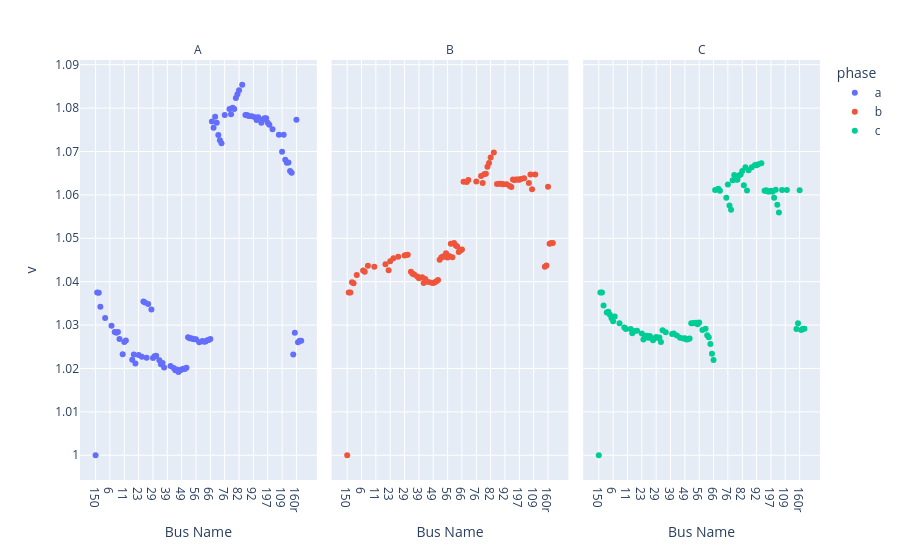
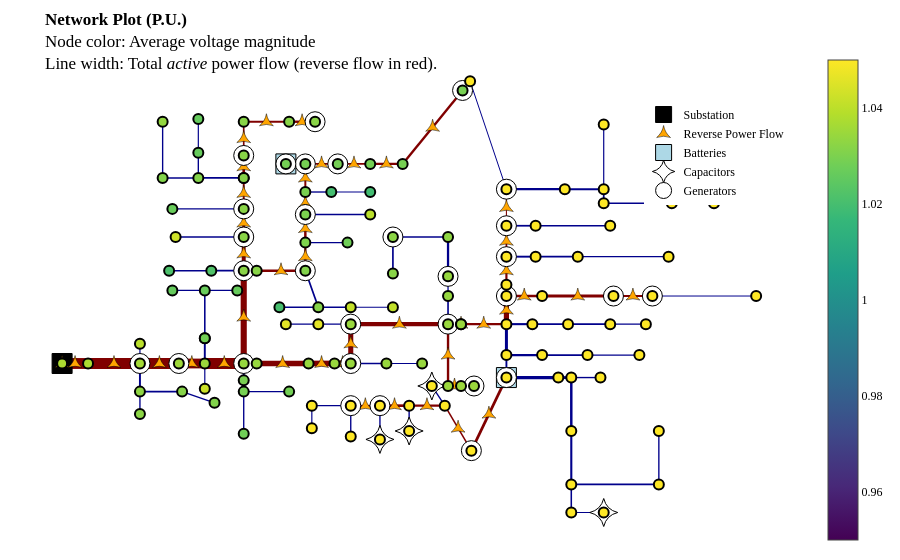
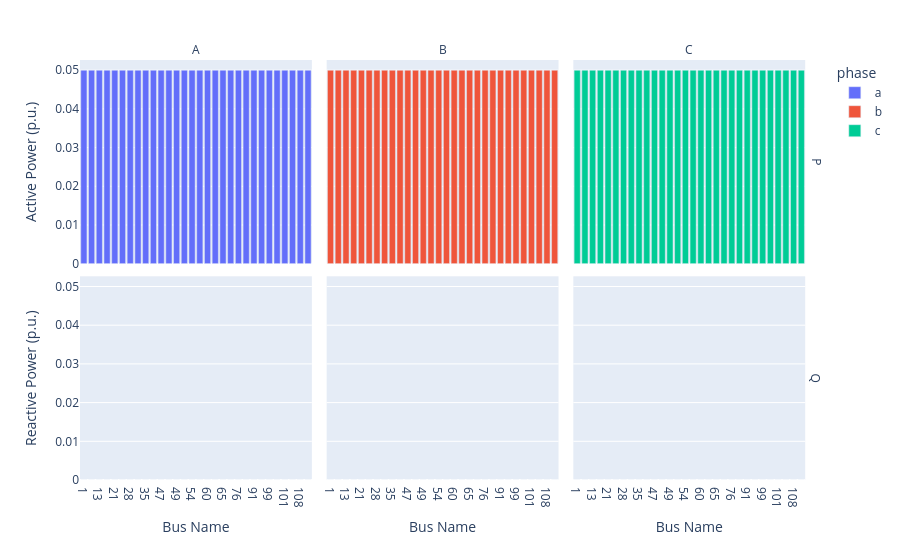

Notebook source saved alongside these figures, in order:
### Markdown cell above
### Now with high DGs in the network we run a baseline power flow

### Code cell
case = create_case(CASES_DIR / "csv" / "ieee123_30der", ignore_schedule=True)
case.modify(control_variable="", gen_mult = 5, v_max=2) # To make OPF work more hard
result = case.run_opf()
result.plot_voltages().show()
result.plot_network().show()
result.plot_gens().show()

### Figure 1 — Plotly figure (JSON) as saved in the notebook; plotly's stock layout.template omitted (floating-point values rounded to 4 significant figures; data arrays with more than 128 entries replaced by an {"elided": "..."} marker saying what was removed)
{"data": [{"hovertemplate": "phase=a<br>name=%{x}<br>v=%{y}<extra></extra>", "legendgroup": "a", "marker": {"color": "#636efa", "symbol": "circle"}, "mode": "markers", "name": "a", "orientation": "v", "showlegend": true, "type": "scatter", "x": {"elided": "130 str values"}, "xaxis": "x", "y": {"elided": "130 float values"}, "yaxis": "y"}, {"hovertemplate": "phase=b<br>name=%{x}<br>v=%{y}<extra></extra>", "legendgroup": "b", "marker": {"color": "#EF553B", "symbol": "circle"}, "mode": "markers", "name": "b", "orientation": "v", "showlegend": true, "type": "scatter", "x": {"elided": "130 str values"}, "xaxis": "x2", "y": {"elided": "130 float values"}, "yaxis": "y2"}, {"hovertemplate": "phase=c<br>name=%{x}<br>v=%{y}<extra></extra>", "legendgroup": "c", "marker": {"color": "#00cc96", "symbol": "circle"}, "mode": "markers", "name": "c", "orientation": "v", "showlegend": true, "type": "scatter", "x": {"elided": "130 str values"}, "xaxis": "x3", "y": {"elided": "130 float values"}, "yaxis": "y3"}], "layout": {"annotations": [{"font": {}, "showarrow": false, "text": "A", "x": 0.16, "xanchor": "center", "xref": "paper", "y": 1, "yanchor": "bottom", "yref": "paper"}, {"font": {}, "showarrow": false, "text": "B", "x": 0.5, "xanchor": "center", "xref": "paper", "y": 1, "yanchor": "bottom", "yref": "paper"}, {"font": {}, "showarrow": false, "text": "C", "x": 0.84, "xanchor": "center", "xref": "paper", "y": 1, "yanchor": "bottom", "yref": "paper"}], "legend": {"title": {"text": "phase"}, "tracegroupgap": 0}, "margin": {"t": 60}, "xaxis": {"anchor": "y", "domain": [0, 0.32], "title": {"text": "Bus Name"}}, "xaxis2": {"anchor": "y2", "domain": [0.34, 0.66], "matches": "x", "title": {"text": "Bus Name"}}, "xaxis3": {"anchor": "y3", "domain": [0.68, 1.0], "matches": "x", "title": {"text": "Bus Name"}}, "yaxis": {"anchor": "x", "domain": [0, 1], "title": {"text": "v"}}, "yaxis2": {"anchor": "x2", "domain": [0, 1], "matches": "y", "showticklabels": false}, "yaxis3": {"anchor": "x3", "domain": [0, 1], "matches": "y", "showticklabels": false}}}

### Figure 2 — Plotly figure (JSON) as saved in the notebook; plotly's stock layout.template omitted (floating-point values rounded to 4 significant figures; data arrays with more than 128 entries replaced by an {"elided": "..."} marker saying what was removed)
{"data": [{"hoverinfo": "none", "line": {"color": "maroon", "dash": "solid", "width": 10.88}, "mode": "lines", "showlegend": false, "type": "scatter", "x": [-0.8612, -0.8612], "y": [-0.2909, -0.2909]}, {"hoverinfo": "none", "line": {"color": "maroon", "dash": "solid", "width": 10.88}, "mode": "lines", "showlegend": false, "type": "scatter", "x": [-0.8612, -0.7916], "y": [-0.2909, -0.2909]}, {"hoverinfo": "none", "line": {"color": "maroon", "dash": "solid", "width": 10.88}, "mode": "lines", "showlegend": false, "type": "scatter", "x": [-0.7916, -0.6524], "y": [-0.2909, -0.2909]}, {"hoverinfo": "none", "line": {"color": "darkblue", "dash": "solid", "width": 1.184}, "mode": "lines", "showlegend": false, "type": "scatter", "x": [-0.6524, -0.6524], "y": [-0.2909, -0.2009]}, {"hoverinfo": "none", "line": {"color": "darkblue", "dash": "solid", "width": 1.945}, "mode": "lines", "showlegend": false, "type": "scatter", "x": [-0.6524, -0.6524], "y": [-0.2909, -0.4195]}, {"hoverinfo": "none", "line": {"color": "maroon", "dash": "solid", "width": 11}, "mode": "lines", "showlegend": false, "type": "scatter", "x": [-0.6524, -0.5481], "y": [-0.2909, -0.2909]}, {"hoverinfo": "none", "line": {"color": "darkblue", "dash": "solid", "width": 1.369}, "mode": "lines", "showlegend": false, "type": "scatter", "x": [-0.6524, -0.6524], "y": [-0.4195, -0.5224]}, {"hoverinfo": "none", "line": {"color": "darkblue", "dash": "solid", "width": 1.577}, "mode": "lines", "showlegend": false, "type": "scatter", "x": [-0.6524, -0.5394], "y": [-0.4195, -0.4195]}, {"hoverinfo": "none", "line": {"color": "darkblue", "dash": "solid", "width": 1.388}, "mode": "lines", "showlegend": false, "type": "scatter", "x": [-0.5394, -0.4524], "y": [-0.4195, -0.4709]}, {"hoverinfo": "none", "line": {"color": "maroon", "dash": "solid", "width": 9.802}, "mode": "lines", "showlegend": false, "type": "scatter", "x": [-0.5481, -0.4785], "y": [-0.2909, -0.2909]}, {"hoverinfo": "none", "line": {"color": "darkblue", "dash": "solid", "width": 1.184}, "mode": "lines", "showlegend": false, "type": "scatter", "x": [-0.4785, -0.4785], "y": [-0.2909, -0.4067]}, {"hoverinfo": "none", "line": {"color": "darkblue", "dash": "solid", "width": 1.927}, "mode": "lines", "showlegend": false, "type": "scatter", "x": [-0.4785, -0.4785], "y": [-0.2909, -0.1752]}, {"hoverinfo": "none", "line": {"color": "maroon", "dash": "solid", "width": 10.91}, "mode": "lines", "showlegend": false, "type": "scatter", "x": [-0.4785, -0.3741], "y": [-0.2909, -0.2909]}, {"hoverinfo": "none", "line": {"color": "darkblue", "dash": "solid", "width": 1.559}, "mode": "lines", "showlegend": false, "type": "scatter", "x": [-0.4785, -0.4785], "y": [-0.1752, -0.1752]}, {"hoverinfo": "none", "line": {"color": "darkblue", "dash": "solid", "width": 1.559}, "mode": "lines", "showlegend": false, "type": "scatter", "x": [-0.4785, -0.4785], "y": [-0.1752, 0.04337]}, {"hoverinfo": "none", "line": {"color": "darkblue", "dash": "solid", "width": 1.931}, "mode": "lines", "showlegend": false, "type": "scatter", "x": [-0.3741, -0.3741], "y": [-0.2909, -0.3681]}, {"hoverinfo": "none", "line": {"color": "maroon", "dash": "solid", "width": 6.127}, "mode": "lines", "showlegend": false, "type": "scatter", "x": [-0.3741, -0.3741], "y": [-0.2909, 0.1334]}, {"hoverinfo": "none", "line": {"color": "darkblue", "dash": "solid", "width": 1.373}, "mode": "lines", "showlegend": false, "type": "scatter", "x": [-0.4785, -0.5655], "y": [0.04337, 0.04337]}, {"hoverinfo": "none", "line": {"color": "darkblue", "dash": "solid", "width": 1.186}, "mode": "lines", "showlegend": false, "type": "scatter", "x": [-0.4785, -0.3915], "y": [0.04337, 0.04337]}, {"hoverinfo": "none", "line": {"color": "darkblue", "dash": "solid", "width": 1.553}, "mode": "lines", "showlegend": false, "type": "scatter", "x": [-0.3741, -0.3741], "y": [-0.3681, -0.4195]}, {"hoverinfo": "none", "line": {"color": "darkblue", "dash": "solid", "width": 1.369}, "mode": "lines", "showlegend": false, "type": "scatter", "x": [-0.3741, -0.3741], "y": [-0.4195, -0.6124]}, {"hoverinfo": "none", "line": {"color": "darkblue", "dash": "solid", "width": 1.184}, "mode": "lines", "showlegend": false, "type": "scatter", "x": [-0.3741, -0.2524], "y": [-0.4195, -0.4195]}, {"hoverinfo": "none", "line": {"color": "darkblue", "dash": "solid", "width": 1.734}, "mode": "lines", "showlegend": false, "type": "scatter", "x": [-0.3741, -0.4611], "y": [0.1334, 0.1334]}, {"hoverinfo": "none", "line": {"color": "maroon", "dash": "solid", "width": 3.94}, "mode": "lines", "showlegend": false, "type": "scatter", "x": [-0.3741, -0.3741], "y": [0.1334, 0.2877]}, {"hoverinfo": "none", "line": {"color": "darkblue", "dash": "solid", "width": 1.365}, "mode": "lines", "showlegend": false, "type": "scatter", "x": [-0.4611, -0.5742], "y": [0.1334, 0.1334]}, {"hoverinfo": "none", "line": {"color": "darkblue", "dash": "solid", "width": 1.387}, "mode": "lines", "showlegend": false, "type": "scatter", "x": [-0.3741, -0.5568], "y": [0.2877, 0.2877]}, {"hoverinfo": "none", "line": {"color": "maroon", "dash": "solid", "width": 2.945}, "mode": "lines", "showlegend": false, "type": "scatter", "x": [-0.3741, -0.3741], "y": [0.2877, 0.4162]}, {"hoverinfo": "none", "line": {"color": "darkblue", "dash": "solid", "width": 1.369}, "mode": "lines", "showlegend": false, "type": "scatter", "x": [-0.3741, -0.5655], "y": [0.4162, 0.4162]}, {"hoverinfo": "none", "line": {"color": "maroon", "dash": "solid", "width": 1.931}, "mode": "lines", "showlegend": false, "type": "scatter", "x": [-0.3741, -0.3741], "y": [0.4162, 0.5577]}, {"hoverinfo": "none", "line": {"color": "darkblue", "dash": "solid", "width": 1.738}, "mode": "lines", "showlegend": false, "type": "scatter", "x": [-0.3741, -0.3741], "y": [0.5577, 0.5577]}, {"hoverinfo": "none", "line": {"color": "darkblue", "dash": "solid", "width": 1.738}, "mode": "lines", "showlegend": false, "type": "scatter", "x": [-0.3741, -0.4959], "y": [0.5577, 0.5577]}, {"hoverinfo": "none", "line": {"color": "maroon", "dash": "solid", "width": 2.669}, "mode": "lines", "showlegend": false, "type": "scatter", "x": [-0.3741, -0.3741], "y": [0.5577, 0.6606]}, {"hoverinfo": "none", "line": {"color": "darkblue", "dash": "solid", "width": 1.369}, "mode": "lines", "showlegend": false, "type": "scatter", "x": [-0.4959, -0.5916], "y": [0.5577, 0.5577]}, {"hoverinfo": "none", "line": {"color": "darkblue", "dash": "solid", "width": 1.369}, "mode": "lines", "showlegend": false, "type": "scatter", "x": [-0.4959, -0.4959], "y": [0.5577, 0.6734]}, {"hoverinfo": "none", "line": {"color": "darkblue", "dash": "solid", "width": 1.369}, "mode": "lines", "showlegend": false, "type": "scatter", "x": [-0.5916, -0.5916], "y": [0.5577, 0.8148]}, {"hoverinfo": "none", "line": {"color": "maroon", "dash": "solid", "width": 1.652}, "mode": "lines", "showlegend": false, "type": "scatter", "x": [-0.3741, -0.3741], "y": [0.6606, 0.8148]}, {"hoverinfo": "none", "line": {"color": "maroon", "dash": "solid", "width": 2.014}, "mode": "lines", "showlegend": false, "type": "scatter", "x": [-0.3741, -0.2524], "y": [0.8148, 0.8148]}, {"hoverinfo": "none", "line": {"color": "maroon", "dash": "solid", "width": 2.382}, "mode": "lines", "showlegend": false, "type": "scatter", "x": [-0.2524, -0.1828], "y": [0.8148, 0.8148]}, {"hoverinfo": "none", "line": {"color": "darkblue", "dash": "solid", "width": 1.184}, "mode": "lines", "showlegend": false, "type": "scatter", "x": [-0.4959, -0.4959], "y": [0.6734, 0.8277]}, {"hoverinfo": "none", "line": {"color": "maroon", "dash": "solid", "width": 2.538}, "mode": "lines", "showlegend": false, "type": "scatter", "x": [-0.3394, -0.2089], "y": [0.1334, 0.1334]}, {"hoverinfo": "none", "line": {"color": "darkblue", "dash": "solid", "width": 1.733}, "mode": "lines", "showlegend": false, "type": "scatter", "x": [-0.2089, -0.1741], "y": [0.1334, -0.03378]}, {"hoverinfo": "none", "line": {"color": "maroon", "dash": "solid", "width": 2.258}, "mode": "lines", "showlegend": false, "type": "scatter", "x": [-0.2089, -0.2089], "y": [0.1334, 0.262]}, {"hoverinfo": "none", "line": {"color": "darkblue", "dash": "solid", "width": 1.36}, "mode": "lines", "showlegend": false, "type": "scatter", "x": [-0.1741, -0.2785], "y": [-0.03378, -0.03378]}, {"hoverinfo": "none", "line": {"color": "darkblue", "dash": "solid", "width": 1.373}, "mode": "lines", "showlegend": false, "type": "scatter", "x": [-0.1741, -0.08714], "y": [-0.03378, -0.03378]}, {"hoverinfo": "none", "line": {"color": "darkblue", "dash": "solid", "width": 1.184}, "mode": "lines", "showlegend": false, "type": "scatter", "x": [-0.08714, 0.02593], "y": [-0.03378, -0.03378]}, {"hoverinfo": "none", "line": {"color": "darkblue", "dash": "solid", "width": 1.184}, "mode": "lines", "showlegend": false, "type": "scatter", "x": [-0.2089, -0.09583], "y": [0.262, 0.262]}, {"hoverinfo": "none", "line": {"color": "maroon", "dash": "solid", "width": 2.442}, "mode": "lines", "showlegend": false, "type": "scatter", "x": [-0.2089, -0.2089], "y": [0.262, 0.3905]}, {"hoverinfo": "none", "line": {"color": "darkblue", "dash": "solid", "width": 1.384}, "mode": "lines", "showlegend": false, "type": "scatter", "x": [-0.2089, -0.03495], "y": [0.3905, 0.3905]}, {"hoverinfo": "none", "line": {"color": "maroon", "dash": "solid", "width": 1.627}, "mode": "lines", "showlegend": false, "type": "scatter", "x": [-0.2089, -0.2089], "y": [0.3905, 0.4934]}, {"hoverinfo": "none", "line": {"color": "darkblue", "dash": "solid", "width": 1.366}, "mode": "lines", "showlegend": false, "type": "scatter", "x": [-0.2089, -0.1393], "y": [0.4934, 0.4934]}, {"hoverinfo": "none", "line": {"color": "maroon", "dash": "solid", "width": 1.993}, "mode": "lines", "showlegend": false, "type": "scatter", "x": [-0.2089, -0.2089], "y": [0.4934, 0.622]}, {"hoverinfo": "none", "line": {"color": "darkblue", "dash": "solid", "width": 1.184}, "mode": "lines", "showlegend": false, "type": "scatter", "x": [-0.1393, -0.03495], "y": [0.4934, 0.4934]}, {"hoverinfo": "none", "line": {"color": "darkblue", "dash": "solid", "width": 1.342}, "mode": "lines", "showlegend": false, "type": "scatter", "x": [-0.2089, -0.2611], "y": [0.622, 0.622]}, {"hoverinfo": "none", "line": {"color": "maroon", "dash": "solid", "width": 1.922}, "mode": "lines", "showlegend": false, "type": "scatter", "x": [-0.2089, -0.1219], "y": [0.622, 0.622]}, {"hoverinfo": "none", "line": {"color": "maroon", "dash": "solid", "width": 1.829}, "mode": "lines", "showlegend": false, "type": "scatter", "x": [-0.1219, -0.03495], "y": [0.622, 0.622]}, {"hoverinfo": "none", "line": {"color": "maroon", "dash": "solid", "width": 2.198}, "mode": "lines", "showlegend": false, "type": "scatter", "x": [-0.03495, 0.05202], "y": [0.622, 0.622]}, {"hoverinfo": "none", "line": {"color": "maroon", "dash": "solid", "width": 2.382}, "mode": "lines", "showlegend": false, "type": "scatter", "x": [0.05202, 0.2127], "y": [0.622, 0.9578]}, {"hoverinfo": "none", "line": {"color": "maroon", "dash": "solid", "width": 5.335}, "mode": "lines", "showlegend": false, "type": "scatter", "x": [-0.3394, -0.2002], "y": [-0.2909, -0.2909]}, {"hoverinfo": "none", "line": {"color": "maroon", "dash": "solid", "width": 5.704}, "mode": "lines", "showlegend": false, "type": "scatter", "x": [-0.2002, -0.1306], "y": [-0.2909, -0.2909]}, {"hoverinfo": "none", "line": {"color": "maroon", "dash": "solid", "width": 6.073}, "mode": "lines", "showlegend": false, "type": "scatter", "x": [-0.1306, -0.08714], "y": [-0.2909, -0.2909]}, {"hoverinfo": "none", "line": {"color": "darkblue", "dash": "solid", "width": 1.365}, "mode": "lines", "showlegend": false, "type": "scatter", "x": [-0.08714, 0.008531], "y": [-0.2909, -0.2909]}, {"hoverinfo": "none", "line": {"color": "maroon", "dash": "solid", "width": 5.055}, "mode": "lines", "showlegend": false, "type": "scatter", "x": [-0.08714, -0.08714], "y": [-0.2909, -0.1109]}, {"hoverinfo": "none", "line": {"color": "darkblue", "dash": "solid", "width": 1.184}, "mode": "lines", "showlegend": false, "type": "scatter", "x": [0.008531, 0.1042], "y": [-0.2909, -0.2909]}, {"hoverinfo": "none", "line": {"color": "darkblue", "dash": "solid", "width": 1.373}, "mode": "lines", "showlegend": false, "type": "scatter", "x": [-0.08714, -0.1741], "y": [-0.1109, -0.1109]}, {"hoverinfo": "none", "line": {"color": "maroon", "dash": "solid", "width": 4.046}, "mode": "lines", "showlegend": false, "type": "scatter", "x": [-0.08714, 0.1738], "y": [-0.1109, -0.1109]}, {"hoverinfo": "none", "line": {"color": "darkblue", "dash": "solid", "width": 1.184}, "mode": "lines", "showlegend": false, "type": "scatter", "x": [-0.1741, -0.2611], "y": [-0.1109, -0.1109]}, {"hoverinfo": "none", "line": {"color": "maroon", "dash": "solid", "width": 2.382}, "mode": "lines", "showlegend": false, "type": "scatter", "x": [0.1738, 0.1738], "y": [-0.1109, -0.3938]}, {"hoverinfo": "none", "line": {"color": "darkblue", "dash": "solid", "width": 1.638}, "mode": "lines", "showlegend": false, "type": "scatter", "x": [0.1738, 0.1738], "y": [-0.1109, 0.01765]}, {"hoverinfo": "none", "line": {"color": "darkblue", "dash": "solid", "width": 1.271}, "mode": "lines", "showlegend": false, "type": "scatter", "x": [0.1738, 0.1738], "y": [0.01765, 0.1077]}, {"hoverinfo": "none", "line": {"color": "darkblue", "dash": "solid", "width": 2.285}, "mode": "lines", "showlegend": false, "type": "scatter", "x": [0.1738, 0.1738], "y": [0.1077, 0.2877]}, {"hoverinfo": "none", "line": {"color": "darkblue", "dash": "solid", "width": 1.582}, "mode": "lines", "showlegend": false, "type": "scatter", "x": [0.1738, 0.02593], "y": [0.2877, 0.2877]}, {"hoverinfo": "none", "line": {"color": "darkblue", "dash": "solid", "width": 1.691}, "mode": "lines", "showlegend": false, "type": "scatter", "x": [0.02593, 0.02593], "y": [0.2877, 0.1205]}, {"hoverinfo": "none", "line": {"color": "maroon", "dash": "solid", "width": 2.103}, "mode": "lines", "showlegend": false, "type": "scatter", "x": [0.2086, 0.3303], "y": [-0.1109, -0.1109]}, {"hoverinfo": "none", "line": {"color": "darkblue", "dash": "solid", "width": 2.106}, "mode": "lines", "showlegend": false, "type": "scatter", "x": [0.3303, 0.3999], "y": [-0.1109, -0.1109]}, {"hoverinfo": "none", "line": {"color": "darkblue", "dash": "solid", "width": 2.996}, "mode": "lines", "showlegend": false, "type": "scatter", "x": [0.3303, 0.3303], "y": [-0.1109, -0.2524]}, {"hoverinfo": "none", "line": {"color": "maroon", "dash": "solid", "width": 5.205}, "mode": "lines", "showlegend": false, "type": "scatter", "x": [0.3303, 0.3303], "y": [-0.1109, 0.01765]}, {"hoverinfo": "none", "line": {"color": "darkblue", "dash": "solid", "width": 1.922}, "mode": "lines", "showlegend": false, "type": "scatter", "x": [0.3999, 0.4956], "y": [-0.1109, -0.1109]}, {"hoverinfo": "none", "line": {"color": "darkblue", "dash": "solid", "width": 1.553}, "mode": "lines", "showlegend": false, "type": "scatter", "x": [0.4956, 0.6086], "y": [-0.1109, -0.1109]}, {"hoverinfo": "none", "line": {"color": "darkblue", "dash": "solid", "width": 1.369}, "mode": "lines", "showlegend": false, "type": "scatter", "x": [0.6086, 0.7043], "y": [-0.1109, -0.1109]}, {"hoverinfo": "none", "line": {"color": "darkblue", "dash": "solid", "width": 2.124}, "mode": "lines", "showlegend": false, "type": "scatter", "x": [0.3303, 0.426], "y": [-0.2524, -0.2524]}, {"hoverinfo": "none", "line": {"color": "darkblue", "dash": "solid", "width": 1.872}, "mode": "lines", "showlegend": false, "type": "scatter", "x": [0.3303, 0.3303], "y": [-0.2524, -0.3552]}, {"hoverinfo": "none", "line": {"color": "darkblue", "dash": "solid", "width": 1.755}, "mode": "lines", "showlegend": false, "type": "scatter", "x": [0.426, 0.5478], "y": [-0.2524, -0.2524]}, {"hoverinfo": "none", "line": {"color": "darkblue", "dash": "solid", "width": 1.369}, "mode": "lines", "showlegend": false, "type": "scatter", "x": [0.5478, 0.6869], "y": [-0.2524, -0.2524]}, {"hoverinfo": "none", "line": {"color": "darkblue", "dash": "solid", "width": 3.234}, "mode": "lines", "showlegend": false, "type": "scatter", "x": [0.3303, 0.4695], "y": [-0.3552, -0.3552]}, {"hoverinfo": "none", "line": {"color": "maroon", "dash": "solid", "width": 2.741}, "mode": "lines", "showlegend": false, "type": "scatter", "x": [0.3303, 0.2364], "y": [-0.3552, -0.6895]}, {"hoverinfo": "none", "line": {"color": "darkblue", "dash": "solid", "width": 2.866}, "mode": "lines", "showlegend": false, "type": "scatter", "x": [0.4695, 0.5043], "y": [-0.3552, -0.3552]}, {"hoverinfo": "none", "line": {"color": "darkblue", "dash": "solid", "width": 1.391}, "mode": "lines", "showlegend": false, "type": "scatter", "x": [0.5043, 0.5825], "y": [-0.3552, -0.3552]}, {"hoverinfo": "none", "line": {"color": "darkblue", "dash": "solid", "width": 2.475}, "mode": "lines", "showlegend": false, "type": "scatter", "x": [0.5043, 0.5043], "y": [-0.3552, -0.5995]}, {"hoverinfo": "none", "line": {"color": "darkblue", "dash": "solid", "width": 2.106}, "mode": "lines", "showlegend": false, "type": "scatter", "x": [0.5043, 0.5043], "y": [-0.5995, -0.8438]}, {"hoverinfo": "none", "line": {"color": "darkblue", "dash": "solid", "width": 1.553}, "mode": "lines", "showlegend": false, "type": "scatter", "x": [0.5043, 0.5043], "y": [-0.8438, -0.9724]}, {"hoverinfo": "none", "line": {"color": "darkblue", "dash": "solid", "width": 1.553}, "mode": "lines", "showlegend": false, "type": "scatter", "x": [0.5043, 0.7391], "y": [-0.8438, -0.8438]}, {"hoverinfo": "none", "line": {"color": "darkblue", "dash": "solid", "width": 1.184}, "mode": "lines", "showlegend": false, "type": "scatter", "x": [0.5043, 0.5912], "y": [-0.9724, -0.9724]}, {"hoverinfo": "none", "line": {"color": "darkblue", "dash": "solid", "width": 1.369}, "mode": "lines", "showlegend": false, "type": "scatter", "x": [0.7391, 0.7391], "y": [-0.8438, -0.5995]}, {"hoverinfo": "none", "line": {"color": "maroon", "dash": "solid", "width": 1.543}, "mode": "lines", "showlegend": false, "type": "scatter", "x": [0.2364, 0.1651], "y": [-0.6895, -0.4838]}, {"hoverinfo": "none", "line": {"color": "darkblue", "dash": "solid", "width": 1.369}, "mode": "lines", "showlegend": false, "type": "scatter", "x": [0.1651, 0.1303], "y": [-0.4838, -0.3938]}, {"hoverinfo": "none", "line": {"color": "maroon", "dash": "solid", "width": 2.28}, "mode": "lines", "showlegend": false, "type": "scatter", "x": [0.1651, 0.06941], "y": [-0.4838, -0.4838]}, {"hoverinfo": "none", "line": {"color": "darkblue", "dash": "solid", "width": 1.379}, "mode": "lines", "showlegend": false, "type": "scatter", "x": [0.06941, 0.06941], "y": [-0.4838, -0.5995]}, {"hoverinfo": "none", "line": {"color": "maroon", "dash": "solid", "width": 2.659}, "mode": "lines", "showlegend": false, "type": "scatter", "x": [0.06941, -0.008863], "y": [-0.4838, -0.4838]}, {"hoverinfo": "none", "line": {"color": "darkblue", "dash": "solid", "width": 1.369}, "mode": "lines", "showlegend": false, "type": "scatter", "x": [-0.008863, -0.008863], "y": [-0.4838, -0.6381]}, {"hoverinfo": "none", "line": {"color": "maroon", "dash": "solid", "width": 1.645}, "mode": "lines", "showlegend": false, "type": "scatter", "x": [-0.008863, -0.08714], "y": [-0.4838, -0.4838]}, {"hoverinfo": "none", "line": {"color": "darkblue", "dash": "solid", "width": 1.369}, "mode": "lines", "showlegend": false, "type": "scatter", "x": [-0.08714, -0.08714], "y": [-0.4838, -0.6252]}, {"hoverinfo": "none", "line": {"color": "darkblue", "dash": "solid", "width": 1.369}, "mode": "lines", "showlegend": false, "type": "scatter", "x": [-0.08714, -0.1915], "y": [-0.4838, -0.4838]}, {"hoverinfo": "none", "line": {"color": "darkblue", "dash": "solid", "width": 1.184}, "mode": "lines", "showlegend": false, "type": "scatter", "x": [-0.1915, -0.1915], "y": [-0.4838, -0.5867]}, {"hoverinfo": "none", "line": {"color": "maroon", "dash": "solid", "width": 2.639}, "mode": "lines", "showlegend": false, "type": "scatter", "x": [0.3303, 0.426], "y": [0.01765, 0.01765]}, {"hoverinfo": "none", "line": {"color": "maroon", "dash": "solid", "width": 3.008}, "mode": "lines", "showlegend": false, "type": "scatter", "x": [0.426, 0.6173], "y": [0.01765, 0.01765]}, {"hoverinfo": "none", "line": {"color": "maroon", "dash": "solid", "width": 1.994}, "mode": "lines", "showlegend": false, "type": "scatter", "x": [0.6173, 0.7217], "y": [0.01765, 0.01765]}, {"hoverinfo": "none", "line": {"color": "darkblue", "dash": "solid", "width": 1}, "mode": "lines", "showlegend": false, "type": "scatter", "x": [0.7217, 1], "y": [0.01765, 0.01765]}, {"hoverinfo": "none", "line": {"color": "maroon", "dash": "solid", "width": 2.184}, "mode": "lines", "showlegend": false, "type": "scatter", "x": [0.3303, 0.3303], "y": [0.01765, 0.06908]}, {"hoverinfo": "none", "line": {"color": "maroon", "dash": "solid", "width": 2.184}, "mode": "lines", "showlegend": false, "type": "scatter", "x": [0.3303, 0.3303], "y": [0.06908, 0.1977]}, {"hoverinfo": "none", "line": {"color": "darkblue", "dash": "solid", "width": 1.922}, "mode": "lines", "showlegend": false, "type": "scatter", "x": [0.3303, 0.4086], "y": [0.1977, 0.1977]}, {"hoverinfo": "none", "line": {"color": "maroon", "dash": "solid", "width": 1.723}, "mode": "lines", "showlegend": false, "type": "scatter", "x": [0.3303, 0.3303], "y": [0.1977, 0.3391]}, {"hoverinfo": "none", "line": {"color": "darkblue", "dash": "solid", "width": 1.737}, "mode": "lines", "showlegend": false, "type": "scatter", "x": [0.4086, 0.5217], "y": [0.1977, 0.1977]}, {"hoverinfo": "none", "line": {"color": "darkblue", "dash": "solid", "width": 1.369}, "mode": "lines", "showlegend": false, "type": "scatter", "x": [0.5217, 0.7652], "y": [0.1977, 0.1977]}, {"hoverinfo": "none", "line": {"color": "darkblue", "dash": "solid", "width": 1.737}, "mode": "lines", "showlegend": false, "type": "scatter", "x": [0.3303, 0.4086], "y": [0.3391, 0.3391]}, {"hoverinfo": "none", "line": {"color": "maroon", "dash": "solid", "width": 1.078}, "mode": "lines", "showlegend": false, "type": "scatter", "x": [0.3303, 0.3303], "y": [0.3391, 0.5063]}, {"hoverinfo": "none", "line": {"color": "darkblue", "dash": "solid", "width": 1.369}, "mode": "lines", "showlegend": false, "type": "scatter", "x": [0.4086, 0.6086], "y": [0.3391, 0.3391]}, {"hoverinfo": "none", "line": {"color": "darkblue", "dash": "solid", "width": 2.305}, "mode": "lines", "showlegend": false, "type": "scatter", "x": [0.3303, 0.4869], "y": [0.5063, 0.5063]}, {"hoverinfo": "none", "line": {"color": "darkblue", "dash": "solid", "width": 1}, "mode": "lines", "showlegend": false, "type": "scatter", "x": [0.3303, 0.2329], "y": [0.5063, 1]}, {"hoverinfo": "none", "line": {"color": "darkblue", "dash": "solid", "width": 1.936}, "mode": "lines", "showlegend": false, "type": "scatter", "x": [0.4869, 0.5912], "y": [0.5063, 0.5063]}, {"hoverinfo": "none", "line": {"color": "darkblue", "dash": "solid", "width": 1.184}, "mode": "lines", "showlegend": false, "type": "scatter", "x": [0.5912, 0.5912], "y": [0.5063, 0.802]}, {"hoverinfo": "none", "line": {"color": "darkblue", "dash": "solid", "width": 1.752}, "mode": "lines", "showlegend": false, "type": "scatter", "x": [0.5912, 0.5912], "y": [0.5063, 0.442]}, {"hoverinfo": "none", "line": {"color": "darkblue", "dash": "solid", "width": 1.564}, "mode": "lines", "showlegend": false, "type": "scatter", "x": [0.5912, 0.7739], "y": [0.442, 0.442]}, {"hoverinfo": "none", "line": {"color": "darkblue", "dash": "solid", "width": 1.184}, "mode": "lines", "showlegend": false, "type": "scatter", "x": [0.7739, 0.8869], "y": [0.442, 0.442]}, {"hoverinfo": "none", "line": {"color": "maroon", "dash": "solid", "width": 2.538}, "mode": "lines", "showlegend": false, "type": "scatter", "x": [-0.3741, -0.3394], "y": [0.1334, 0.1334]}, {"hoverinfo": "none", "line": {"color": "maroon", "dash": "solid", "width": 5.335}, "mode": "lines", "showlegend": false, "type": "scatter", "x": [-0.3741, -0.3394], "y": [-0.2909, -0.2909]}, {"hoverinfo": "none", "line": {"color": "maroon", "dash": "solid", "width": 2.103}, "mode": "lines", "showlegend": false, "type": "scatter", "x": [0.2086, 0.2086], "y": [-0.1109, -0.1109]}, {"hoverinfo": "none", "line": {"color": "maroon", "dash": "solid", "width": 2.103}, "mode": "lines", "showlegend": false, "type": "scatter", "x": [0.1738, 0.2086], "y": [-0.1109, -0.1109]}, {"hoverinfo": "none", "line": {"color": "maroon", "dash": "solid", "width": 2.382}, "mode": "lines", "showlegend": false, "type": "scatter", "x": [0.1738, 0.2086], "y": [-0.3938, -0.3938]}, {"hoverinfo": "none", "line": {"color": "maroon", "dash": "solid", "width": 2.382}, "mode": "lines", "showlegend": false, "type": "scatter", "x": [0.2086, 0.2434], "y": [-0.3938, -0.3938]}, {"hoverinfo": "none", "marker": {"color": "black", "line": {"color": "black", "width": 1}, "size": 20, "symbol": "square"}, "mode": "markers", "name": "Substation", "showlegend": true, "type": "scatter", "x": [-0.8612], "y": [-0.2909]}, {"hoverinfo": "none", "marker": {"color": "orange", "line": {"color": "black", "width": 0.5}, "size": 10, "symbol": "star-triangle-up"}, "mode": "markers", "name": "Reverse Power Flow", "showlegend": true, "type": "scatter", "x": [-0.8612, -0.8264, -0.722, -0.6003, -0.5133, -0.4263, -0.3741, -0.3741, -0.3741, -0.3741, -0.3741, -0.3741, -0.3133, -0.2176, -0.2741, -0.2089, -0.2089, -0.2089, -0.2089, -0.1654, -0.07844, 0.008531, 0.1324, -0.2698, -0.1654, -0.1089, -0.08714, 0.04332, 0.1738, 0.2694, 0.3303, 0.2834, 0.2007, 0.1172, 0.03027, -0.048, 0.3782, 0.5217, 0.6695, 0.3303, 0.3303, 0.3303, 0.3303, -0.3567, -0.3567, 0.2086, 0.1912, 0.1912, 0.226], "y": [-0.2909, -0.2909, -0.2909, -0.2909, -0.2909, -0.2909, -0.07878, 0.2105, 0.352, 0.487, 0.6091, 0.7377, 0.8148, 0.8148, 0.1334, 0.1977, 0.3262, 0.442, 0.5577, 0.622, 0.622, 0.622, 0.7899, -0.2909, -0.2909, -0.2909, -0.2009, -0.1109, -0.2524, -0.1109, -0.04664, -0.5224, -0.5867, -0.4838, -0.4838, -0.4838, 0.01765, 0.01765, 0.01765, 0.04337, 0.1334, 0.2684, 0.4227, 0.1334, -0.2909, -0.1109, -0.1109, -0.3938, -0.3938]}, {"hoverinfo": "none", "marker": {"color": "lightblue", "line": {"color": "black", "width": 1}, "size": 20, "symbol": "square"}, "mode": "markers", "name": "Batteries", "showlegend": true, "type": "scatter", "x": [-0.2611, 0.3303], "y": [0.622, -0.3552]}, {"hoverinfo": "none", "marker": {"color": "white", "line": {"color": "black", "width": 1}, "size": 20, "symbol": "star-diamond"}, "mode": "markers", "name": "Capacitors", "showlegend": true, "type": "scatter", "x": [0.5912, 0.1303, 0.06941, -0.008863], "y": [-0.9724, -0.3938, -0.5995, -0.6381]}, {"hoverinfo": "none", "marker": {"color": "white", "line": {"color": "black", "width": 1}, "size": 20, "symbol": "circle"}, "mode": "markers", "name": "Generators", "showlegend": true, "type": "scatter", "x": [-0.6524, -0.5481, -0.3741, -0.3741, -0.3741, -0.3741, -0.3741, -0.1828, -0.2089, -0.2089, -0.2089, -0.2611, -0.1219, 0.2127, -0.08714, -0.08714, 0.1738, 0.1738, 0.02593, 0.3303, 0.3303, 0.2364, -0.008863, -0.08714, 0.6173, 0.7217, 0.3303, 0.3303, 0.3303, 0.2434], "y": [-0.2909, -0.2909, -0.2909, 0.1334, 0.2877, 0.4162, 0.6606, 0.8148, 0.1334, 0.3905, 0.622, 0.622, 0.622, 0.9578, -0.2909, -0.1109, -0.1109, 0.1077, 0.2877, 0.01765, -0.3552, -0.6895, -0.4838, -0.4838, 0.01765, 0.01765, 0.1977, 0.3391, 0.5063, -0.3938]}, {"hoverlabel": {"font": {"family": "Monospace"}}, "hovertemplate": "%{text}", "marker": {"cmax": 1.05, "cmin": 0.95, "color": {"elided": "130 float values"}, "colorscale": [[0, "#440154"], [0.1111, "#482878"], [0.2222, "#3e4989"], [0.3333, "#31688e"], [0.4444, "#26828e"], [0.5556, "#1f9e89"], [0.6667, "#35b779"], [0.7778, "#6ece58"], [0.8889, "#b5de2b"], [1, "#fde725"]], "line": {"color": "black", "width": 2}, "reversescale": false, "showscale": true, "size": 10}, "mode": "markers", "showlegend": false, "text": {"elided": "130 str values"}, "textposition": "top center", "type": "scatter", "x": {"elided": "130 float values"}, "y": {"elided": "130 float values"}}], "layout": {"font": {"color": "Black", "family": "Droid Sans Mono"}, "legend": {"bgcolor": "White", "font": {"color": "Black"}, "x": 0.8, "y": 0.9}, "margin": {"b": 10, "l": 10, "r": 10, "t": 50}, "paper_bgcolor": "White", "plot_bgcolor": "White", "title": {"font": {"color": "Black"}, "text": "<b>Network Plot (P.U.)</b><br>Node color: Average voltage magnitude<br>Line width: Total <i>active</i> power flow (reverse flow in red)."}, "xaxis": {"visible": false}, "yaxis": {"visible": false}}}

### Figure 3 — Plotly figure (JSON) as saved in the notebook; plotly's stock layout.template omitted (floating-point values rounded to 4 significant figures)
{"data": [{"hovertemplate": "phase=a<br>part=P<br>Bus Name=%{x}<br>power=%{y}<extra></extra>", "legendgroup": "a", "marker": {"color": "#636efa", "pattern": {"shape": ""}}, "name": "a", "orientation": "v", "showlegend": true, "textposition": "auto", "type": "bar", "x": ["1", "7", "13", "18", "21", "23", "28", "250", "35", "42", "47", "48", "49", "151", "54", "57", "60", "63", "65", "97", "76", "86", "91", "93", "99", "100", "101", "105", "108", "610"], "xaxis": "x4", "y": [0.05, 0.05, 0.05, 0.05, 0.05, 0.05, 0.05, 0.05, 0.05, 0.05, 0.05, 0.05, 0.05, 0.05, 0.05, 0.05, 0.05, 0.05, 0.05, 0.05, 0.05, 0.05, 0.05, 0.05, 0.05, 0.05, 0.05, 0.05, 0.05, 0.05], "yaxis": "y4"}, {"hovertemplate": "phase=a<br>part=Q<br>Bus Name=%{x}<br>power=%{y}<extra></extra>", "legendgroup": "a", "marker": {"color": "#636efa", "pattern": {"shape": ""}}, "name": "a", "orientation": "v", "showlegend": false, "textposition": "auto", "type": "bar", "x": ["1", "7", "13", "18", "21", "23", "28", "250", "35", "42", "47", "48", "49", "151", "54", "57", "60", "63", "65", "97", "76", "86", "91", "93", "99", "100", "101", "105", "108", "610"], "xaxis": "x", "y": [0.0, 0.0, 0.0, 0.0, 0.0, 0.0, 0.0, 0.0, 0.0, 0.0, 0.0, 0.0, 0.0, 0.0, 0.0, 0.0, 0.0, 0.0, 0.0, 0.0, 0.0, 0.0, 0.0, 0.0, 0.0, 0.0, 0.0, 0.0, 0.0, 0.0], "yaxis": "y"}, {"hovertemplate": "phase=b<br>part=P<br>Bus Name=%{x}<br>power=%{y}<extra></extra>", "legendgroup": "b", "marker": {"color": "#EF553B", "pattern": {"shape": ""}}, "name": "b", "orientation": "v", "showlegend": true, "textposition": "auto", "type": "bar", "x": ["1", "7", "13", "18", "21", "23", "28", "250", "35", "42", "47", "48", "49", "151", "54", "57", "60", "63", "65", "97", "76", "86", "91", "93", "99", "100", "101", "105", "108", "610"], "xaxis": "x5", "y": [0.05, 0.05, 0.05, 0.05, 0.05, 0.05, 0.05, 0.05, 0.05, 0.05, 0.05, 0.05, 0.05, 0.05, 0.05, 0.05, 0.05, 0.05, 0.05, 0.05, 0.05, 0.05, 0.05, 0.05, 0.05, 0.05, 0.05, 0.05, 0.05, 0.05], "yaxis": "y5"}, {"hovertemplate": "phase=b<br>part=Q<br>Bus Name=%{x}<br>power=%{y}<extra></extra>", "legendgroup": "b", "marker": {"color": "#EF553B", "pattern": {"shape": ""}}, "name": "b", "orientation": "v", "showlegend": false, "textposition": "auto", "type": "bar", "x": ["1", "7", "13", "18", "21", "23", "28", "250", "35", "42", "47", "48", "49", "151", "54", "57", "60", "63", "65", "97", "76", "86", "91", "93", "99", "100", "101", "105", "108", "610"], "xaxis": "x2", "y": [0.0, 0.0, 0.0, 0.0, 0.0, 0.0, 0.0, 0.0, 0.0, 0.0, 0.0, 0.0, 0.0, 0.0, 0.0, 0.0, 0.0, 0.0, 0.0, 0.0, 0.0, 0.0, 0.0, 0.0, 0.0, 0.0, 0.0, 0.0, 0.0, 0.0], "yaxis": "y2"}, {"hovertemplate": "phase=c<br>part=P<br>Bus Name=%{x}<br>power=%{y}<extra></extra>", "legendgroup": "c", "marker": {"color": "#00cc96", "pattern": {"shape": ""}}, "name": "c", "orientation": "v", "showlegend": true, "textposition": "auto", "type": "bar", "x": ["1", "7", "13", "18", "21", "23", "28", "250", "35", "42", "47", "48", "49", "151", "54", "57", "60", "63", "65", "97", "76", "86", "91", "93", "99", "100", "101", "105", "108", "610"], "xaxis": "x6", "y": [0.05, 0.05, 0.05, 0.05, 0.05, 0.05, 0.05, 0.05, 0.05, 0.05, 0.05, 0.05, 0.05, 0.05, 0.05, 0.05, 0.05, 0.05, 0.05, 0.05, 0.05, 0.05, 0.05, 0.05, 0.05, 0.05, 0.05, 0.05, 0.05, 0.05], "yaxis": "y6"}, {"hovertemplate": "phase=c<br>part=Q<br>Bus Name=%{x}<br>power=%{y}<extra></extra>", "legendgroup": "c", "marker": {"color": "#00cc96", "pattern": {"shape": ""}}, "name": "c", "orientation": "v", "showlegend": false, "textposition": "auto", "type": "bar", "x": ["1", "7", "13", "18", "21", "23", "28", "250", "35", "42", "47", "48", "49", "151", "54", "57", "60", "63", "65", "97", "76", "86", "91", "93", "99", "100", "101", "105", "108", "610"], "xaxis": "x3", "y": [0.0, 0.0, 0.0, 0.0, 0.0, 0.0, 0.0, 0.0, 0.0, 0.0, 0.0, 0.0, 0.0, 0.0, 0.0, 0.0, 0.0, 0.0, 0.0, 0.0, 0.0, 0.0, 0.0, 0.0, 0.0, 0.0, 0.0, 0.0, 0.0, 0.0], "yaxis": "y3"}], "layout": {"annotations": [{"font": {}, "showarrow": false, "text": "A", "x": 0.1567, "xanchor": "center", "xref": "paper", "y": 1, "yanchor": "bottom", "yref": "paper"}, {"font": {}, "showarrow": false, "text": "B", "x": 0.49, "xanchor": "center", "xref": "paper", "y": 1, "yanchor": "bottom", "yref": "paper"}, {"font": {}, "showarrow": false, "text": "C", "x": 0.8233, "xanchor": "center", "xref": "paper", "y": 1, "yanchor": "bottom", "yref": "paper"}, {"font": {}, "showarrow": false, "text": "Q", "textangle": 90, "x": 0.98, "xanchor": "left", "xref": "paper", "y": 0.2425, "yanchor": "middle", "yref": "paper"}, {"font": {}, "showarrow": false, "text": "P", "textangle": 90, "x": 0.98, "xanchor": "left", "xref": "paper", "y": 0.7575, "yanchor": "middle", "yref": "paper"}], "barmode": "relative", "legend": {"title": {"text": "phase"}, "tracegroupgap": 0}, "margin": {"t": 60}, "xaxis": {"anchor": "y", "domain": [0, 0.3133], "title": {"text": "Bus Name"}}, "xaxis2": {"anchor": "y2", "domain": [0.3333, 0.6467], "matches": "x", "title": {"text": "Bus Name"}}, "xaxis3": {"anchor": "y3", "domain": [0.6667, 0.98], "matches": "x", "title": {"text": "Bus Name"}}, "xaxis4": {"anchor": "y4", "domain": [0, 0.3133], "matches": "x", "showticklabels": false}, "xaxis5": {"anchor": "y5", "domain": [0.3333, 0.6467], "matches": "x", "showticklabels": false}, "xaxis6": {"anchor": "y6", "domain": [0.6667, 0.98], "matches": "x", "showticklabels": false}, "yaxis": {"anchor": "x", "domain": [0, 0.485], "title": {"text": "Reactive Power (p.u.)"}}, "yaxis2": {"anchor": "x2", "domain": [0, 0.485], "matches": "y", "showticklabels": false}, "yaxis3": {"anchor": "x3", "domain": [0, 0.485], "matches": "y", "showticklabels": false}, "yaxis4": {"anchor": "x4", "domain": [0.515, 1], "matches": "y", "title": {"text": "Active Power (p.u.)"}}, "yaxis5": {"anchor": "x5", "domain": [0.515, 1], "matches": "y", "showticklabels": false}, "yaxis6": {"anchor": "x6", "domain": [0.515, 1], "matches": "y", "showticklabels": false}}}
